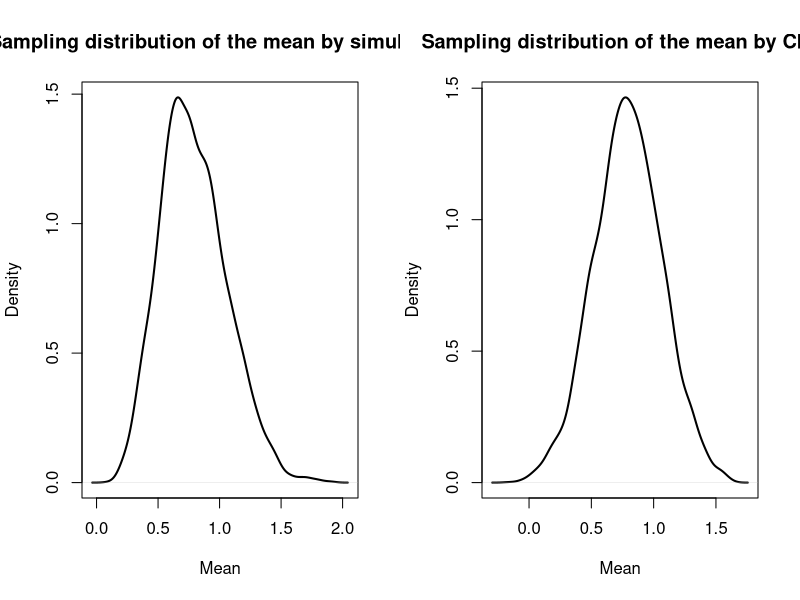
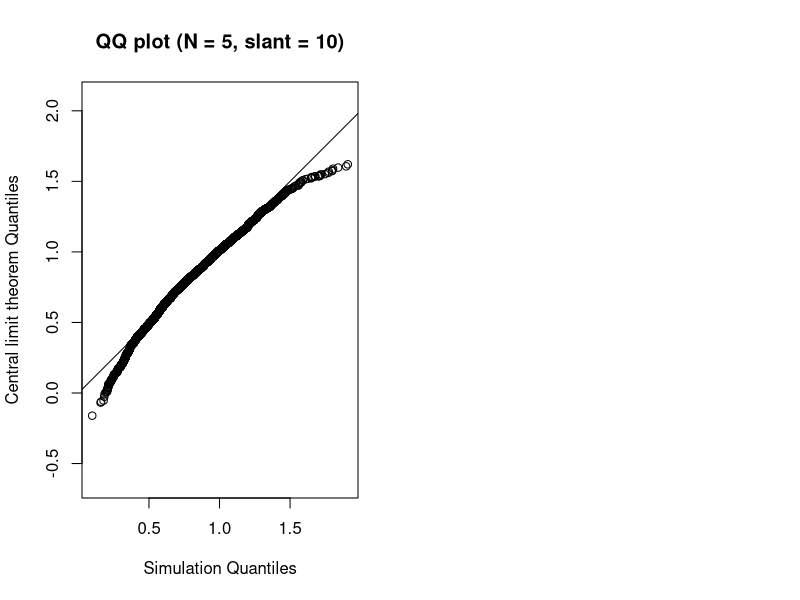
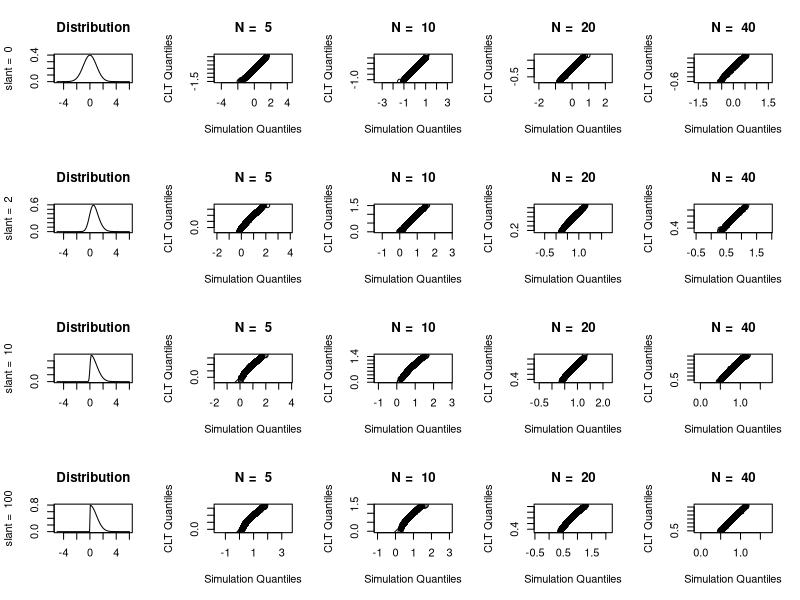
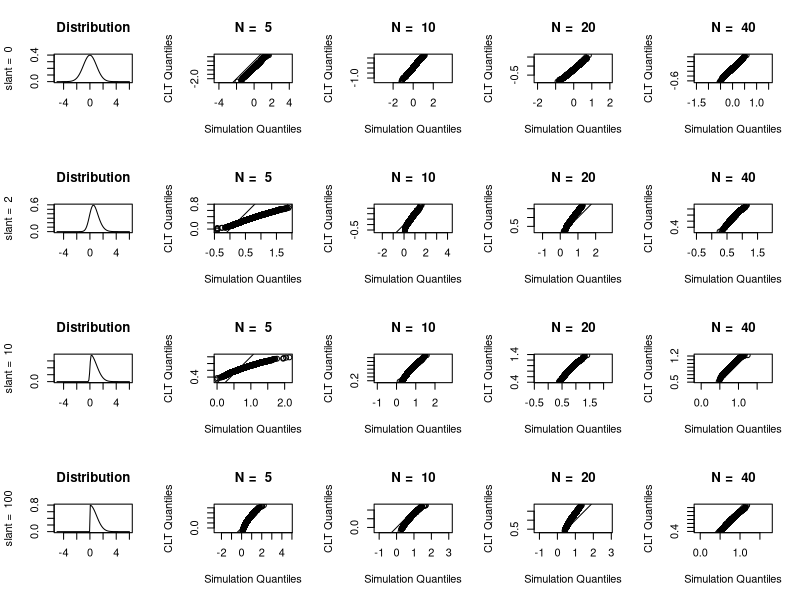

The R source for these figures, in order:
## ---- chunk 1
require(magrittr)
require(sn)
## ---- chunk 2
# parameters that do not change
R <- 5000
location <- 0
scale <- 1

# parameters that change
slant = c(0, 2, 10, 100)
N = c(5, 10, 20, 40)

## ---- chunk 3
N_eg <- 5
slant_eg <- 10
delta <- slant_eg/(sqrt(1 + slant_eg^2))

# Quantiles to calculate/generate
pop_mean <- location + scale*delta*(sqrt(2/pi))
pop_sd <- sqrt(scale^2*(1-((2*delta^2)/pi)))

## ---- chunk 4
random.skew <- array(rsn(R * N_eg, xi = location, omega = scale, alpha = slant_eg), dim = c(R, N_eg))
sample_dist_sim <- apply(random.skew, 1, mean)
## ---- chunk 5
Z <- rnorm(R)
sample_dist_clt <- Z*(pop_sd/sqrt(N_eg)) + pop_mean
## ---- chunk 6
par(mfrow = c(1, 2))
plot(density(sample_dist_sim), xlab = "Mean", main = "Sampling distribution of the mean by simulation", lwd = 2)
plot(density(sample_dist_clt), xlab = "Mean", main = "Sampling distribution of the mean by CLT", lwd = 2)

## ---- chunk 7
qqplot(sample_dist_sim, sample_dist_clt, asp = 1, xlab  = "Simulation Quantiles", ylab = "Central limit theorem Quantiles", main = "QQ plot (N = 5, slant = 10)")
abline(0, 1)
## ---- chunk 8
par(mfrow = c(4, 5))

for (i in seq(1, 4)){
  curve(dsn(x, xi = location, omega = scale, alpha = slant[i]), xlim = c(-5, 6), ylim = c(), main = "Distribution", ylab = paste("slant = ", slant[i]), xlab = "")

  for (j in seq(1, 4)){
    delta <- slant[i]/(sqrt(1 + slant[i]^2))
    pop_mean <- location + scale*delta*(sqrt(2/pi))
    pop_sd <- sqrt(scale^2*(1-((2*delta^2)/pi)))
    
    Z <- rnorm(R)
    sample_dist_clt <- Z*(pop_sd/sqrt(N[j])) + pop_mean
    random.skew <- array(rsn(R * N[j], xi = location, omega = scale, alpha = slant[i]), dim = c(R, N[j]))
    sample_dist_sim <- apply(random.skew, 1, mean)

    qqplot(sample_dist_sim, sample_dist_clt, asp = 1, xlab  = "Simulation Quantiles",
           ylab = "CLT Quantiles", main=paste("N = ", N[j]))
    abline(0, 1)

  }
}
## ---- chunk 9
par(mfrow = c(4, 5))

for (i in seq(1, 4)){
  curve(dsn(x, xi = location, omega = scale, alpha = slant[i]), xlim = c(-5, 6), ylim = c(), main = "Distribution", ylab = paste("slant = ", slant[i]), xlab = "")
  for (j in seq(1, 4)){
    Y <- rsn(N[j], xi = location, omega = scale, alpha = slant[i])
    
    est.mean = mean(Y)
    est.sd <- sqrt(sum((Y-est.mean)^2/(length(Y)-1)))
    
    Z <- rnorm(R)

    sample_dist_clt <- Z*(est.sd/sqrt(N[j])) + est.mean
    random.skew <- array(rsn(R * N[j], xi = location, omega = scale, alpha = slant[i]), dim = c(R, N[j]))
    sample_dist_sim <- apply(random.skew, 1, mean)

    qqplot(sample_dist_sim, sample_dist_clt, asp = 1, xlab  = "Simulation Quantiles",
           ylab = "CLT Quantiles", main=paste("N = ", N[j]))
    abline(0, 1)

  }
}
